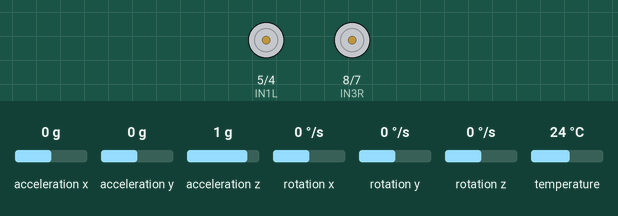
This sketch was run on a simulated Arduino Mega 2560, built with avr-gcc and run on an emulated ATmega2560. On the bench: motor-driver pin pairs drawn as motors (green arrow = first pin HIGH = forward, orange = second pin HIGH = backward, longer = more drive, scaled by the enable pin). Inputs (shaded band) come from the test bench; at power-on: acceleration x 0 g, acceleration y 0 g, acceleration z 1 g, rotation x 0 °/s, rotation y 0 °/s, rotation z 0 °/s, temperature 24 °C. At 26.6 s the program stops and its outputs stay as they are.

Above: at 1.1 s.
At 16.1 s:
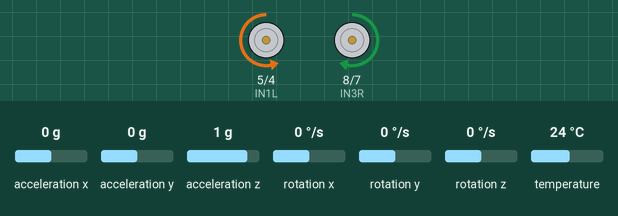
Timing chart, 0 to 27.8 s (numbered marks = the images above):
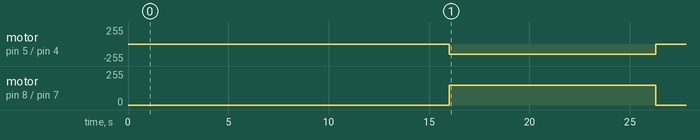

Measured:
- by itself, motor on pin 5 (IN1L) / pin 4 (IN2L): stopped → backward 150/255 at 16.0 s, → stopped 10.3 s later
- by itself, motor on pin 8 (IN3R) / pin 7 (IN4R): stopped → forward 150/255 at 16.0 s, → stopped 10.3 s later

The sketch:

omega_vs_pwm.ino
```cpp
#include <Wire.h>
#include <Adafruit_MPU6050.h>
#include <Adafruit_Sensor.h>

// --- Motor Driver Pins ---
const int ENAL = 10;
const int IN1L = 5;
const int IN2L = 4;
const int ENAR = 9;
const int IN3R = 8;
const int IN4R = 7;

// --- PWM Sweep Settings ---
const int PWM_START = 0;
const int PWM_END = 255;
const int PWM_STEP = 5;
const unsigned long STABILIZE_TIME_MS = 500;
const unsigned long MEASURE_TIME_MS = 300;

// --- MPU6050 ---
Adafruit_MPU6050 mpu;

void setup() {
  Serial1.begin(9600);
  delay(1000);

  // --- Motor Setup ---
  pinMode(ENAL, OUTPUT); pinMode(IN1L, OUTPUT); pinMode(IN2L, OUTPUT);
  pinMode(ENAR, OUTPUT); pinMode(IN3R, OUTPUT); pinMode(IN4R, OUTPUT);
  stopMotors();

  // --- MPU6050 Init ---
  Wire.begin();
  if (!mpu.begin()) {
    Serial1.println("Failed to find MPU6050 chip");
    while (1) delay(10);
  }
  mpu.setGyroRange(MPU6050_RANGE_250_DEG);
  mpu.setFilterBandwidth(MPU6050_BAND_21_HZ);

  Serial1.println("PWM,Gz_dps");
  delay(15000); // Wait for user to open Serial Monitor / HC-05 connection
}

void loop() {
  for (int pwm = 150; pwm <= 150; pwm += PWM_STEP) {
    rotateInPlace(pwm);  // Rotate in place

    delay(10000);

    float gz_sum = 0;
    int samples = 0;
    unsigned long startTime = millis();
    while (millis() - startTime < MEASURE_TIME_MS) {
      sensors_event_t a, g, temp;
      mpu.getEvent(&a, &g, &temp);
      gz_sum += g.gyro.z * 57.2958; // rad/s to deg/s
      samples++;
      delay(5);
    }

    stopMotors();
    delay(100);  // Let the motors stop completely

    float gz_avg = gz_sum / samples;
    Serial1.print(pwm); Serial1.print(","); Serial1.println(gz_avg);
    delay(200);
  }

  Serial1.println("Sweep complete");
  while (true); // halt
}

void rotateInPlace(int pwm) {
  pwm = constrain(pwm, 0, 255);

  digitalWrite(IN1L, LOW);
  digitalWrite(IN2L, HIGH);
  analogWrite(ENAL, pwm);

  digitalWrite(IN3R, HIGH);
  digitalWrite(IN4R, LOW);
  analogWrite(ENAR, pwm);
}

void stopMotors() {
  digitalWrite(IN1L, LOW); digitalWrite(IN2L, LOW); analogWrite(ENAL, 0);
  digitalWrite(IN3R, LOW); digitalWrite(IN4R, LOW); analogWrite(ENAR, 0);
}
```
